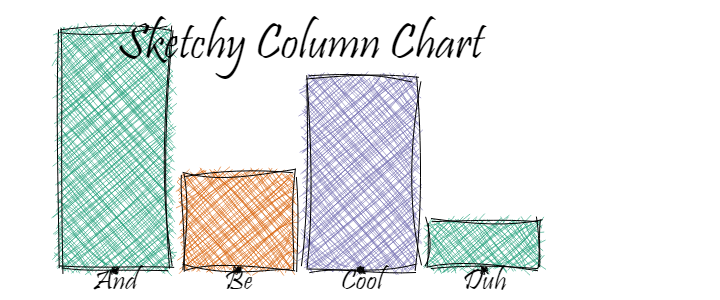

Reproduce this figure in R.
################################################################################
###
### Making sketchy column charts
###
### Martine Jansen, 2024_04_30
###
### Inspired by & thanks to Nicola Rennie's blog
### https://nrennie.rbind.io/blog/sketchy-waffle-charts-r/
###
### and thanks to David Schoch for making roughsf
### https://github.com/schochastics/roughsf
###
################################################################################



# libraries needed: sf, dplyr, purrr, roughsf

#  some_data is a data frame with 4 columns:
# -  label; description of the column, used for labelling
# -  x; denoting the order on the x-axis
# -  n; the height of the column
# - fill; a hex colour coded fill colour for the column


plot_sketchy_column <- function(some_data, width_of_columns, some_title,
                                size_title = 50, size_label = 40){
  
  #### making the labels -------------------------------------------------------
  
  some_labels <- some_data |>
    dplyr::select(label)

  # the point where the label is attached,
  # should be in the mid of the column
  # at the bottom of the bar

  list_points <- list()
  for (i in 1:nrow(some_data)){
    list_points[[i]] <- sf::st_point(c(some_data$x[i] + 0.5*width_of_columns, 0))
  }

  some_labels$geometry <- sf::st_sfc(list_points)

  sf_some_labels <- sf::st_sf(some_labels)


  #### function for making the columns -----------------------------------------
                            
  make_column <- function(x0 = 0, y0 = 0, height_of_column = 1, width_of_column) {
    # a default column start at (x0,Y0) = (1,0), has height 1 and width as given
      sf::st_polygon(
      list(
        cbind(
          c(x0, 
            x0 + width_of_column,
            x0 + width_of_column,
            x0,
            x0),
          c(y0,
            y0,
            y0 + height_of_column,
            y0 + height_of_column,
            y0)
        )
      )
    )
  }


  list_inputs <- list(
    some_data$x,
    0,
    some_data$n,
    width_of_columns
    )
  
  
  
  poly_list_columns <- purrr::pmap(
    .l = list_inputs,
    make_column
  )
  
  sf_columns <- sf::st_sf(some_data |> dplyr::select(fill), geometry = poly_list_columns)
  
  sf_columns$fillstyle <- "cross-hatch"
  sf_columns$fillweight <- 0.6
  
  sf_some_labels$size <- 0
  sf_some_labels$label_pos <- "s"


  
  rough_columns <- roughsf::roughsf(
    list(sf_columns, sf_some_labels),
    title = some_title,
    title_font = paste0(size_title,"px"," Pristina"),
    font = paste0(size_label,"px"," Pristina"),
    roughness = 3,
    bowing = 2,
    width = 600,
    height = 300,
  )

  rough_columns

} # end function






# try the function ------------------------------------------------------------


the_data <- tibble::tribble(~label, ~x, ~n, ~fill,
                            "And",  1,   5, "#1b9e77",
                            "Be",  2,   2, "#d95f02",
                            "Cool",  3,   4, "#7570b3",
                            "Duh", 4, 1, "#1b9e77")

the_plot <- plot_sketchy_column(some_data = the_data,
                                width_of_columns = 0.9,
                                some_title = "Sketchy Column Chart",
                                size_title = 50,
                                size_label = 30)

the_plot

#### saving the plot -----------------------------------------------------------
roughsf::save_roughsf(
  rsf = the_plot,
  file = "sketchy_columns.png"
)
